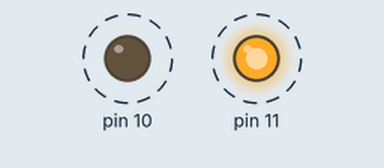
Recording of a sketch running on a simulated Arduino Uno, built with avr-gcc and run on an emulated ATmega328P. On the bench: output pins drawn as LEDs (lit = HIGH). Dashed ring = blinking.

Above: at 0.5 s.
Timing chart, 0 to 4.6 s (numbered marks = the images above):
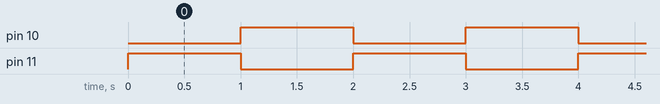

Measured:
- by itself, pin 10, pin 11: alternates HIGH for 1.0 s and LOW for 1.0 s

The sketch:

AcendeApagaDuasLuzes.ino
```cpp
void setup()
{
    //Define a porta do led 1 como saida
    pinMode(11, OUTPUT);

    //Define a porta do led 2 como saida
    pinMode(10, OUTPUT);
}

void loop()
{
    //Acende o led 1
    digitalWrite(11, HIGH);

    //Apaga o led 2
    digitalWrite(10, LOW);

    //Aguarda intervalo de tempo em milissegundos
    delay(1000);

    //Apaga o led 1
    digitalWrite(11, LOW);

    //Acende o led 2
    digitalWrite(10, HIGH);

    //Aguarda intervalo de tempo em milissegundos
    delay(1000);
}
```
